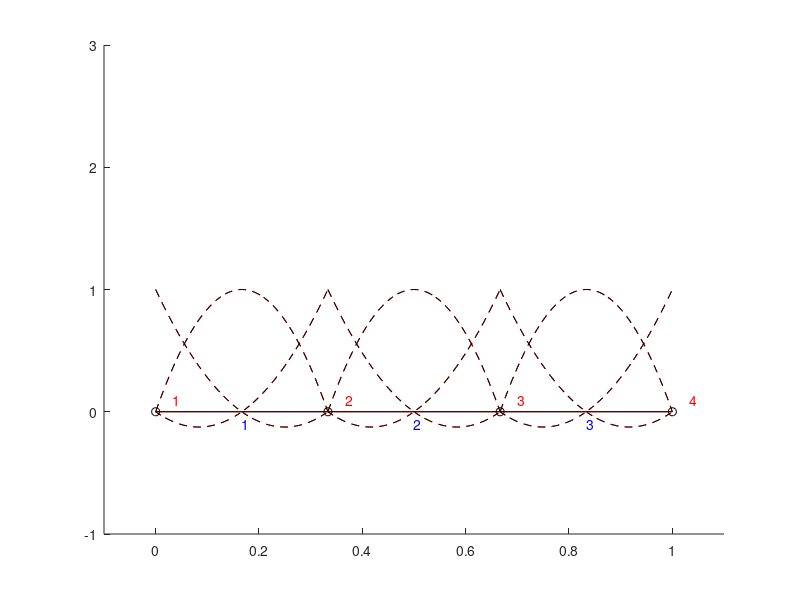

This figure's MATLAB source:
%% LineMesh_p2.m
% REFERENCE: http://www.cs.rpi.edu/~flaherje/FEM/index4.html
% REFERENCE: http://www.math.chalmers.se/~mohammad/teaching/PDEbok/draft_FEM_version4.pdf
xmin = 0; xmax = 1;
N = 3;
xvals = linspace(xmin, xmax, N+1);
verts = zeros(N+1,1);

for i=1:N+1
    % How do we create a list of vertex points?
    verts(i,:) = xvals(i);
end

% Let's visualize this
hold on
for i=1:length(verts)
    plot(verts(i), 0, 'ok')
    text(xvals(i)+0.1*(xmax-xmin)/N, 0.1, sprintf('%d', i), 'color', 'red');
end
xlim([xmin-0.1*(xmax-xmin), xmax+0.1*(xmax-xmin)])
ylim([-1, 1])

% Let's generate elements from this list
elements = zeros(N, 2);
for i = 1:N
    % global vertex label for local vertex 1
    v1 = i;

    % global vertex label for local vertex 2
    v2 = i+1;
    
    % Add global element labels into a list of elements
    elements(i,:) = [v1, v2]; 
end

% Let's visualize this
hold on
for i=1:length(elements)
    % Find the global labels of each of the nodes for a given element
    nodes = elements(i,:);

    % Find the coordinates of the bounding rectangle of the element
    line = [verts(nodes(1),:);
            verts(nodes(2),:)];    
    plot(line, [0,0], '-r')
    center = [(verts(nodes(1),1)+verts(nodes(2),1))/2,
              -0.1];
    text(center(1), center(2), sprintf('%d', i), 'color', 'blue');
    pause()
    plot(line, [0,0], '-k')
end
xlim([xmin-0.1*(xmax-xmin), xmax+0.1*(xmax-xmin)])
ylim([-1, 3])

% Let's plot the shape functions on each element
for i=1:length(elements)
    % Find the global labels of each of the nodes for a given element
    nodes = elements(i,:);
    
    h = verts(nodes(2)) - verts(nodes(1));
    
    midpt = h/2 + verts(nodes(1));
    
    f1 = @(xi) 2*(xi-midpt).*(xi-verts(nodes(2)))./h^2;
    f2 = @(xi) -4*(xi-verts(nodes(1))).*(xi-verts(nodes(2)))./h^2;
    f3 = @(xi) 2*(xi-midpt).*(xi-verts(nodes(1)))./h^2;
    
    x = linspace(verts(nodes(1)), verts(nodes(2)));
    
    plot(x, f1(x), '--r')
    plot(x, f2(x), '--r')
    plot(x, f3(x), '--r')
    pause()
    plot(x, f1(x), '--k')
    plot(x, f2(x), '--k')
    plot(x, f3(x), '--k')
end
